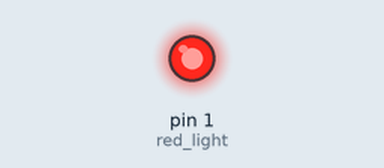
Bench run of a sketch on a simulated Arduino Uno, built with avr-gcc and run on an emulated ATmega328P. Shown: output pins drawn as LEDs (lit = HIGH).

Above: at 0.05 s.
Timing chart, 0 to 3.0 s (numbered marks = the images above):
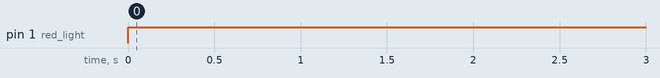

The sketch:

stoplight.ino
```cpp
int red_light = 1;
// Declare the pins of the yellow and green lights here.

void setup() {
  pinMode(red_light, OUTPUT);
  // Set up the yellow and green lights here
}

void loop() {
  digitalWrite(red_light, HIGH);
  delay(1000);
  digitalWrite(red_light, LOW);
  // Turn on the YELLOW light
  // Turn on the GREEN light
}
```

Measured:
- by itself, pin 1 (red_light): LOW → HIGH at 0.00 s
